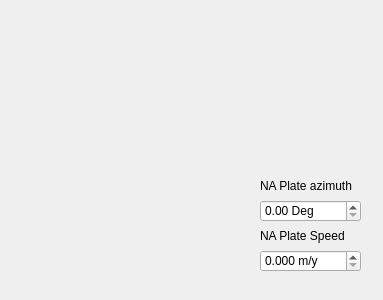
<?xml version="1.0" encoding="UTF-8"?>
<ui version="4.0">
 <class>PnwRotPyDialogBase</class>
 <widget class="QDialog" name="PnwRotPyDialogBase">
  <property name="enabled">
   <bool>true</bool>
  </property>
  <property name="geometry">
   <rect>
    <x>0</x>
    <y>0</y>
    <width>383</width>
    <height>300</height>
   </rect>
  </property>
  <property name="windowTitle">
   <string>Pnw Rotation </string>
  </property>
  <widget class="QLabel" name="StartLatLabel_2">
   <property name="geometry">
    <rect>
     <x>260</x>
     <y>170</y>
     <width>101</width>
     <height>31</height>
    </rect>
   </property>
   <property name="font">
    <font>
     <pointsize>9</pointsize>
     <weight>50</weight>
     <bold>false</bold>
    </font>
   </property>
   <property name="text">
    <string>NA Plate azimuth</string>
   </property>
  </widget>
  <widget class="QLabel" name="StartLatLabel_3">
   <property name="geometry">
    <rect>
     <x>260</x>
     <y>220</y>
     <width>101</width>
     <height>31</height>
    </rect>
   </property>
   <property name="font">
    <font>
     <pointsize>9</pointsize>
     <weight>50</weight>
     <bold>false</bold>
    </font>
   </property>
   <property name="text">
    <string>NA Plate Speed</string>
   </property>
  </widget>
  <widget class="QDoubleSpinBox" name="spbNaPlateazimuth">
   <property name="geometry">
    <rect>
     <x>260</x>
     <y>200</y>
     <width>101</width>
     <height>22</height>
    </rect>
   </property>
   <property name="suffix">
    <string> Deg</string>
   </property>
   <property name="decimals">
    <number>2</number>
   </property>
   <property name="minimum">
    <double>0.000000000000000</double>
   </property>
   <property name="maximum">
    <double>359.990000000000009</double>
   </property>
   <property name="singleStep">
    <double>1.000000000000000</double>
   </property>
   <property name="value">
    <double>0.000000000000000</double>
   </property>
  </widget>
  <widget class="QDoubleSpinBox" name="spbNaPlateSpeed">
   <property name="geometry">
    <rect>
     <x>260</x>
     <y>250</y>
     <width>101</width>
     <height>22</height>
    </rect>
   </property>
   <property name="suffix">
    <string> m/y</string>
   </property>
   <property name="decimals">
    <number>3</number>
   </property>
   <property name="minimum">
    <double>0.000000000000000</double>
   </property>
   <property name="maximum">
    <double>1.000000000000000</double>
   </property>
   <property name="singleStep">
    <double>0.001000000000000</double>
   </property>
   <property name="value">
    <double>0.000000000000000</double>
   </property>
  </widget>
 </widget>
 <resources/>
 <connections/>
</ui>
